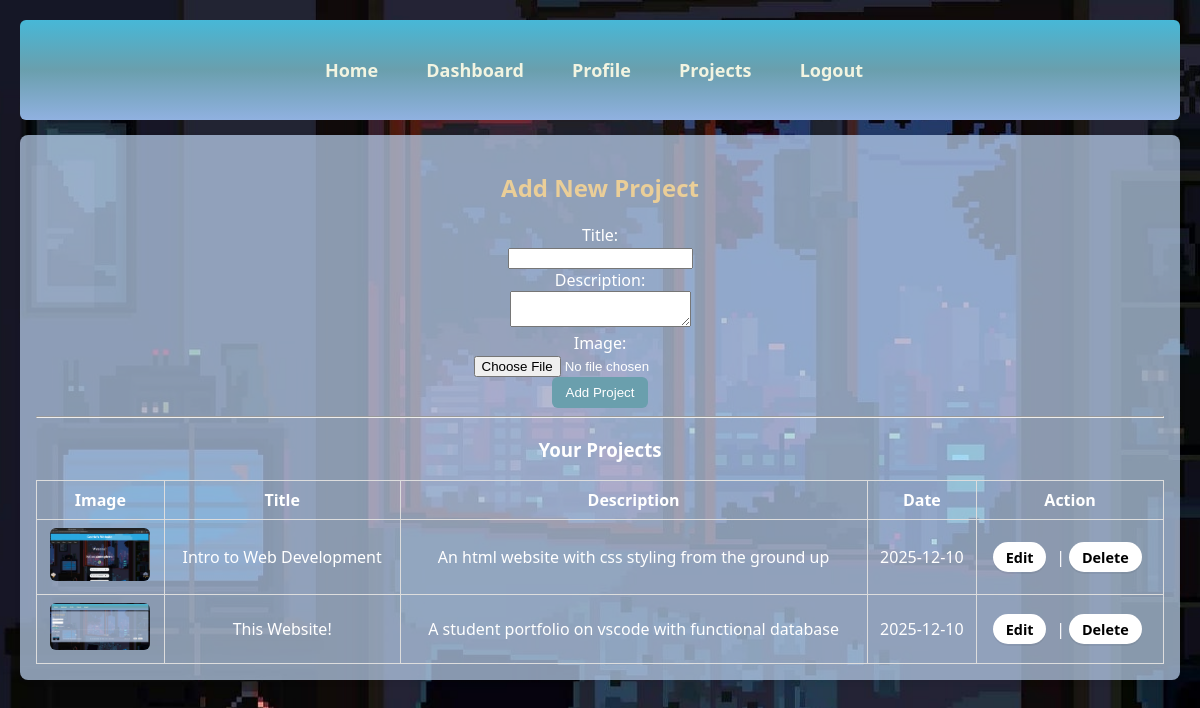
The app's page /projects (signed in) with its own data.
### app.py (models this page shows)
class Project(db.Model):
    id = db.Column(db.Integer, primary_key=True)
    title = db.Column(db.String(150), nullable=False)
    description = db.Column(db.Text)
    image_file = db.Column(db.String(255))
    date_posted = db.Column(db.DateTime, default=datetime.utcnow)
    user_id = db.Column(db.Integer, db.ForeignKey('user.id'))

### app.py (the view, shortened to what this page needs)
@app.route('/projects', methods=['GET', 'POST'])
@login_required
def projects():
    projects = Project.query.filter_by(user_id=current_user.id).all()
    return render_template('projects.html', projects=projects)

### app.py (called while the page is built)
@login_manager.user_loader
def load_user(user_id):
    return User.query.get(int(user_id))

### templates/projects.html (shortened to what this page needs)
{% extends "layout.html" %}
{% block content %}
<h2>Add New Project</h2>
<form method="POST" enctype="multipart/form-data">
<label>Title:</label><br><input type="text" name="title" required><br>
<label>Description:</label><br><textarea name="description"></textarea><br>
<label>Image:</label><br><input type="file" name="image"
accept="image/*"><br>
<button type="submit">Add Project</button>
</form>
<hr>
<h3>Your Projects</h3>
<table>
<tr><th>Image</th><th>Title</th><th>Description</th><th>Date</th><th>Action</
th></tr>
{% for p in projects %}
<tr>
<td>{% if p.image_file %}<img src="{{ url_for('static', filename='uploads/'
+ p.image_file) }}" width="100">{% else %}No Image{% endif %}</td>
<td>{{ p.title }}</td>
<td>{{ p.description }}</td>
<td>{{ p.date_posted.strftime('%Y-%m-%d') }}</td>
<td><a class="btn-action" href="{{ url_for('edit_project', id=p.id) }}">Edit</a> | <a class="btn-action" href="{{
url_for('delete_project', id=p.id) }}" onclick="return confirm('Delete?')">Delete</a>
</td>
</tr>
{% else %}
<tr><td colspan="5">No projects yet.</td></tr>
{% endfor %}
</table>
{% endblock %}

### static/site.css (style rules this page uses)
body { font-family: 'Segoe UI', Tahoma, Arial, sans-serif; margin: 20px; background-image: url('./images/webwallpaper.jpg'); background-size: cover; background-attachment: fixed; background-position: center; }
h2 { color: #eace98; }
button, .btn { background-color: #6a9fad; color: white; padding: 8px 14px; border: none; border-radius: 6px; cursor: pointer; }
table { width: 100%; border-collapse: collapse; }
th, td { padding: 8px; border: 1px solid #ddd; }
img { max-width: 100%; border-radius: 6px; }
.btn-action { display: inline-block; background-color: #fff; color: #000; padding: 0.35rem 0.8rem; border-radius: 999px; text-decoration: none; font-weight: 600; font-size: 0.9rem; margin-right: 0.35rem; box-shadow: 0 2px 0 rgba(0,0,0,0.06); transition: background-color 180ms ease, transform 120ms ease; }

### records on screen
Project: image_file (picture), title "Intro to Web Development", description "An html website with css styling from the ground up", date_posted "2025-12-10"
Project: image_file (picture), title "This Website!", description "A student portfolio on vscode with functional database", date_posted "2025-12-10"
